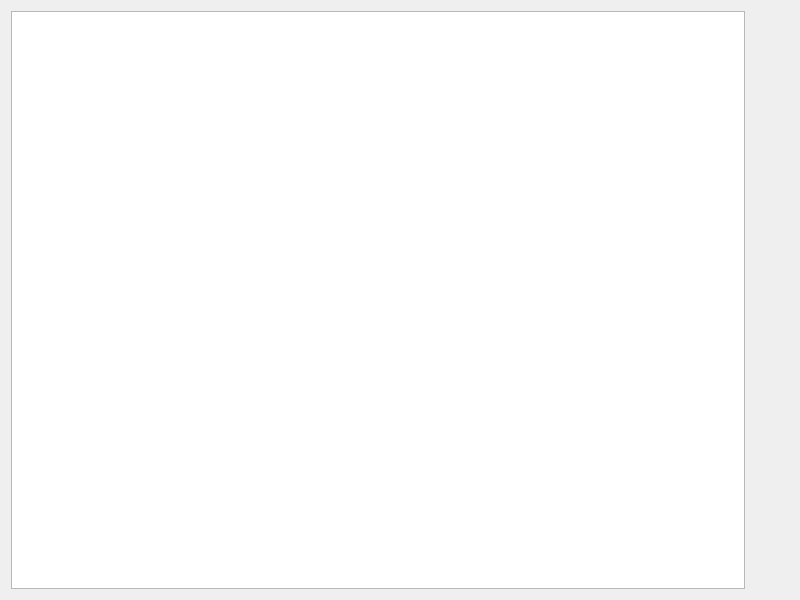
<?xml version="1.0" encoding="UTF-8"?>
<ui version="4.0">
 <class>SrcSelector</class>
 <widget class="QWidget" name="SrcSelector">
  <property name="geometry">
   <rect>
    <x>0</x>
    <y>0</y>
    <width>800</width>
    <height>600</height>
   </rect>
  </property>
  <property name="windowTitle">
   <string>Form</string>
  </property>
  <layout class="QHBoxLayout" name="horizontalLayout">
   <item>
    <widget class="QGraphicsView" name="Preview"/>
   </item>
   <item>
    <widget class="QWidget" name="widget" native="true">
     <property name="sizePolicy">
      <sizepolicy hsizetype="Fixed" vsizetype="Preferred">
       <horstretch>0</horstretch>
       <verstretch>0</verstretch>
      </sizepolicy>
     </property>
     <layout class="QVBoxLayout" name="verticalLayout">
      <item>
       <spacer name="verticalSpacer_2">
        <property name="orientation">
         <enum>Qt::Orientation::Vertical</enum>
        </property>
        <property name="sizeHint" stdset="0">
         <size>
          <width>20</width>
          <height>40</height>
         </size>
        </property>
       </spacer>
      </item>
      <item>
       <widget class="ClickableLabel" name="ImportImg">
        <property name="sizePolicy">
         <sizepolicy hsizetype="Preferred" vsizetype="Preferred">
          <horstretch>0</horstretch>
          <verstretch>0</verstretch>
         </sizepolicy>
        </property>
        <property name="minimumSize">
         <size>
          <width>0</width>
          <height>0</height>
         </size>
        </property>
        <property name="baseSize">
         <size>
          <width>0</width>
          <height>0</height>
         </size>
        </property>
        <property name="text">
         <string/>
        </property>
        <property name="pixmap">
         <pixmap resource="assets.qrc">:/icons/导入图片.png</pixmap>
        </property>
       </widget>
      </item>
      <item>
       <spacer name="verticalSpacer">
        <property name="orientation">
         <enum>Qt::Orientation::Vertical</enum>
        </property>
        <property name="sizeHint" stdset="0">
         <size>
          <width>20</width>
          <height>40</height>
         </size>
        </property>
       </spacer>
      </item>
      <item>
       <widget class="ClickableLabel" name="OK">
        <property name="sizePolicy">
         <sizepolicy hsizetype="Preferred" vsizetype="Preferred">
          <horstretch>0</horstretch>
          <verstretch>0</verstretch>
         </sizepolicy>
        </property>
        <property name="text">
         <string/>
        </property>
        <property name="pixmap">
         <pixmap resource="assets.qrc">:/icons/正确.png</pixmap>
        </property>
       </widget>
      </item>
      <item>
       <spacer name="verticalSpacer_3">
        <property name="orientation">
         <enum>Qt::Orientation::Vertical</enum>
        </property>
        <property name="sizeHint" stdset="0">
         <size>
          <width>20</width>
          <height>40</height>
         </size>
        </property>
       </spacer>
      </item>
     </layout>
    </widget>
   </item>
  </layout>
 </widget>
 <customwidgets>
  <customwidget>
   <class>ClickableLabel</class>
   <extends>QLabel</extends>
   <header>clickablelabel.h</header>
  </customwidget>
 </customwidgets>
 <resources>
  <include location="assets.qrc"/>
 </resources>
 <connections/>
</ui>
